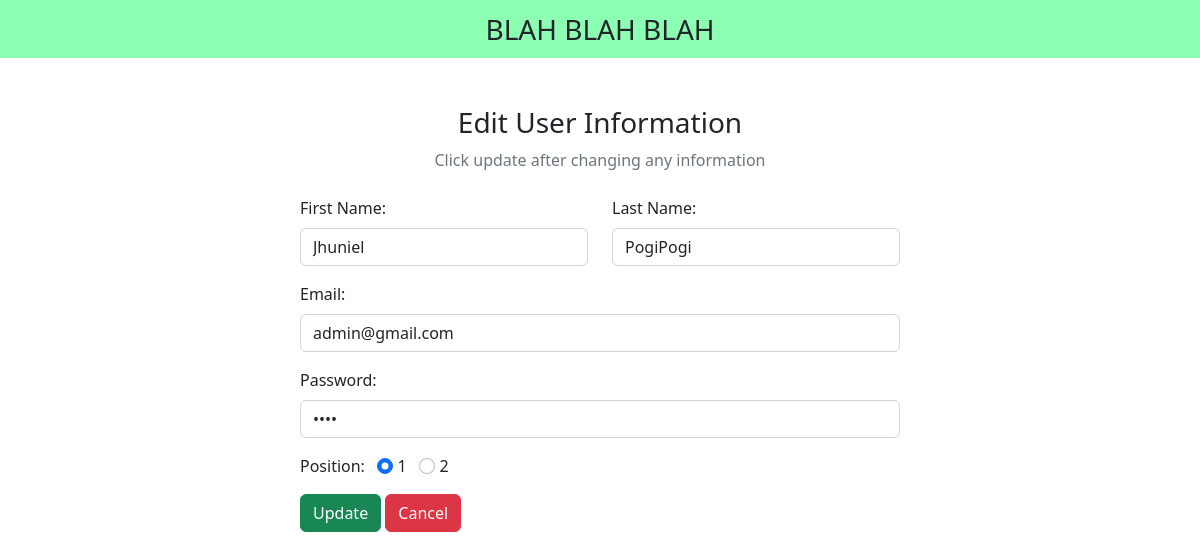
/dashboard/edit.php?UserID=3, run on the app's committed database.
### tables this page shows
CREATE TABLE `users` (
  `UserID` int(10) NOT NULL,
  `Fname` varchar(250) NOT NULL,
  `Lname` varchar(250) NOT NULL,
  `password` varchar(250) NOT NULL,
  `Position` int(250) NOT NULL,
  `username` varchar(250) NOT NULL
);

### dashboard/edit.php (the view, shortened to what this page needs)
<?php
include "../config/dbcon.php";
$UserID = $_GET["UserID"];
?>
<!DOCTYPE html>
<html lang="en">
<head>
  <link href="https://cdn.jsdelivr.net/npm/bootstrap@5.2.3/dist/css/bootstrap.min.css" rel="stylesheet">
  <link rel="stylesheet" href="https://cdnjs.cloudflare.com/ajax/libs/font-awesome/6.4.0/css/all.min.css" />
</head>
<body>
  <nav class="navbar navbar-light justify-content-center fs-3 mb-5" style="background-color: #00ff5573;">
    BLAH BLAH BLAH
  </nav>
  <div class="container">
    <div class="text-center mb-4">
      <h3>Edit User Information</h3>
      <p class="text-muted">Click update after changing any information</p>
    </div>
    <?php
    $sql = "SELECT * FROM users WHERE UserID = $UserID LIMIT 1";
    $result = mysqli_query($conn, $sql);
    $row = mysqli_fetch_assoc($result);
    ?>
    <div class="container d-flex justify-content-center">
      <form action="" method="post" style="width:50vw; min-width:300px;">
        <div class="row mb-3">
          <div class="col">
            <label class="form-label">First Name:</label>
            <input type="text" class="form-control" name="Fname" value="<?php echo $row['Fname'] ?>">
          </div>
          <div class="col">
            <label class="form-label">Last Name:</label>
            <input type="text" class="form-control" name="Lname" value="<?php echo $row['Lname'] ?>">
          </div>
        </div>
        <div class="mb-3">
          <label class="form-label">Email:</label>
          <input type="email" class="form-control" name="username" value="<?php echo $row['username'] ?>">
        </div>
        <div class="mb-3">
          <label class="form-label">Password:</label>
          <input type="password" class="form-control" name="password" value="<?php echo $row['password'] ?>">
        </div>
        <div class="form-group mb-3">
          <label>Position:</label>
          <input type="radio" class="form-check-input" name="Position" id="1" value="1" <?php echo ($row["Position"] == '1') ? "checked" : ""; ?>>
          <label for="1" class="form-input-label">1</label>
          <input type="radio" class="form-check-input" name="Position" id="2" value="2" <?php echo ($row["Position"] == '2') ? "checked" : ""; ?>>
          <label for="2" class="form-input-label">2</label>
        </div>
        <div>
          <button type="submit" class="btn btn-success" name="submit">Update</button>
          <a href="index.php" class="btn btn-danger">Cancel</a>
        </div>
      </form>
    </div>
  </div>
</body>
</html>

### data on the page
users: Fname "Jhuniel", Lname "PogiPogi", username "admin@gmail.com", Position "☑ 1", Position "☐ 2"
